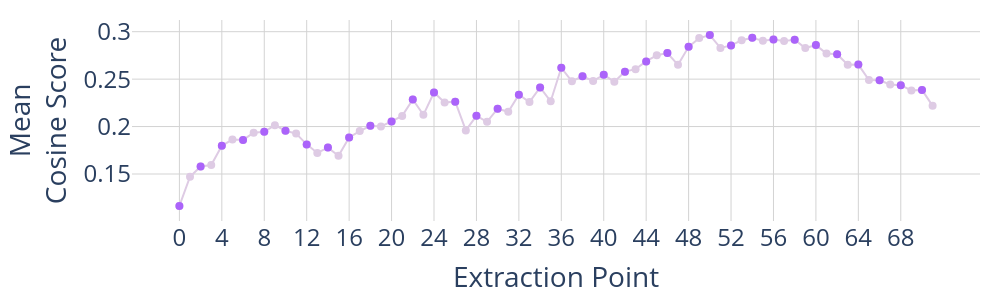

Notebook code cell kept with this figure:
### Code cell
flatten_dirs = refusal_dirs.reshape(-1, refusal_dirs.shape[-1])
pairwise_cosine = flatten_dirs @ flatten_dirs.T
mean_cosine = np.nanmean(pairwise_cosine, axis=-1)

fig = go.Figure()
fig.add_trace(
    go.Scatter(
        x=layer_names,
        y=mean_cosine,
        mode="lines+markers",
        yaxis="y",
        marker_color=colour_map_light["neutral"],
        showlegend=False,
        marker_size=8,
    )
)
fig.add_trace(
    go.Scatter(
        x=layer_names[::2],
        y=mean_cosine[::2],
        mode="markers",
        yaxis="y",
        marker_color=colour_map["neutral"],
        showlegend=False,
        marker_size=8,
    )
)

fig.update_layout(
    plot_bgcolor="white",
    grid=dict(rows=1, columns=1),
    xaxis=dict(
        type="category",
        title=dict(text="Extraction Point", font=dict(size=28)),
        dtick=4,
        gridcolor="lightgrey",
        tickfont=dict(size=24),
    ),
    yaxis=dict(
        title=dict(text=f"Mean<br>Cosine Score", font=dict(size=28)),
        gridcolor="lightgrey",
        zeroline=False,
        tickfont=dict(size=24),
    ),
    hovermode="x unified",
    height=300,
    width=1000,
    margin=dict(l=20, r=20, t=20, b=20),
)

fig.show()
print(f"Best extraction point by mean cosine: {layer_names[np.nanargmax(mean_cosine)]}")

fig.write_html(VISUALIZATION_DIR / "mean_cosine.html")
# fig.write_image(VISUALIZATION_DIR / "mean_cosine.pdf", scale=5)

### Figure 1 — Plotly figure (JSON) as saved in the notebook; plotly's stock layout.template omitted (floating-point values rounded to 4 significant figures)
{"data": [{"marker": {"color": "rgb(222,203,228)", "size": 8}, "mode": "lines+markers", "showlegend": false, "type": "scatter", "x": ["0", "1", "2", "3", "4", "5", "6", "7", "8", "9", "10", "11", "12", "13", "14", "15", "16", "17", "18", "19", "20", "21", "22", "23", "24", "25", "26", "27", "28", "29", "30", "31", "32", "33", "34", "35", "36", "37", "38", "39", "40", "41", "42", "43", "44", "45", "46", "47", "48", "49", "50", "51", "52", "53", "54", "55", "56", "57", "58", "59", "60", "61", "62", "63", "64", "65", "66", "67", "68", "69", "70", "71"], "y": [0.1163, 0.1471, 0.158, 0.1595, 0.1797, 0.1864, 0.186, 0.1936, 0.1944, 0.2014, 0.1956, 0.1926, 0.1812, 0.1722, 0.1778, 0.1693, 0.1886, 0.1953, 0.2008, 0.2001, 0.2054, 0.2112, 0.2285, 0.2123, 0.2359, 0.2253, 0.2262, 0.1959, 0.2113, 0.205, 0.2188, 0.2156, 0.2336, 0.2258, 0.2412, 0.2267, 0.2619, 0.2477, 0.253, 0.2482, 0.2545, 0.2473, 0.2579, 0.2605, 0.2686, 0.2752, 0.2775, 0.265, 0.284, 0.2932, 0.2965, 0.2829, 0.2855, 0.291, 0.2936, 0.2904, 0.2918, 0.2902, 0.2916, 0.2828, 0.2858, 0.277, 0.2762, 0.2652, 0.2653, 0.2491, 0.2488, 0.2443, 0.2437, 0.2381, 0.2386, 0.2218], "yaxis": "y"}, {"marker": {"color": "#AB63FA", "size": 8}, "mode": "markers", "showlegend": false, "type": "scatter", "x": ["0", "2", "4", "6", "8", "10", "12", "14", "16", "18", "20", "22", "24", "26", "28", "30", "32", "34", "36", "38", "40", "42", "44", "46", "48", "50", "52", "54", "56", "58", "60", "62", "64", "66", "68", "70"], "y": [0.1163, 0.158, 0.1797, 0.186, 0.1944, 0.1956, 0.1812, 0.1778, 0.1886, 0.2008, 0.2054, 0.2285, 0.2359, 0.2262, 0.2113, 0.2188, 0.2336, 0.2412, 0.2619, 0.253, 0.2545, 0.2579, 0.2686, 0.2775, 0.284, 0.2965, 0.2855, 0.2936, 0.2918, 0.2916, 0.2858, 0.2762, 0.2653, 0.2488, 0.2437, 0.2386], "yaxis": "y"}], "layout": {"grid": {"columns": 1, "rows": 1}, "height": 300, "hovermode": "x unified", "margin": {"b": 20, "l": 20, "r": 20, "t": 20}, "plot_bgcolor": "white", "width": 1000, "xaxis": {"dtick": 4, "gridcolor": "lightgrey", "tickfont": {"size": 24}, "title": {"font": {"size": 28}, "text": "Extraction Point"}, "type": "category"}, "yaxis": {"gridcolor": "lightgrey", "tickfont": {"size": 24}, "title": {"font": {"size": 28}, "text": "Mean<br>Cosine Score"}, "zeroline": false}}}
